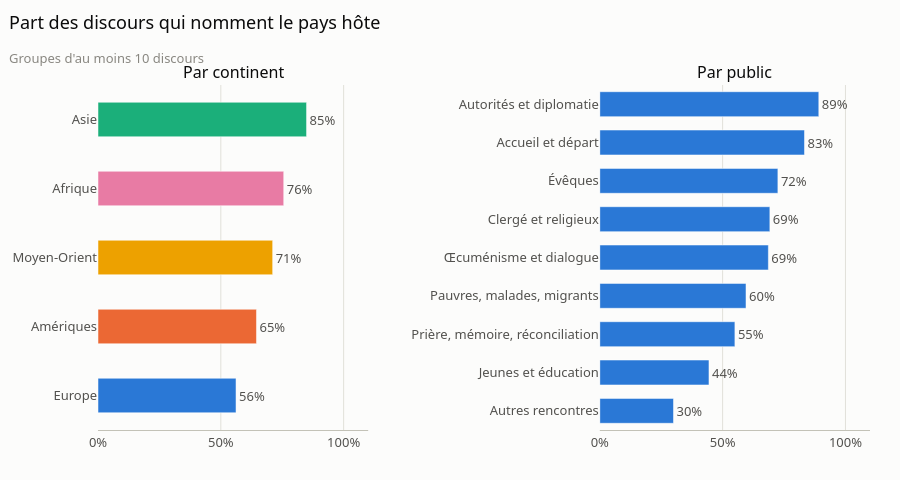

Source (notebook cell):
### Markdown cell above
## 3. Le discours change-t-il selon le pays et le public ?

On mesure l'adaptation de trois façons : la mention du pays hôte, les thèmes abordés et les mots propres à chaque continent. On termine par l'évolution dans le temps. L'Océanie, qui ne compte que 5 discours, est laissée de côté dans les comparaisons par continent, comme les publics de moins de 10 discours.

### Parle-t-il du pays où il se trouve ?

On regarde si le texte nomme le pays où le discours est prononcé, par exemple « Kenya » dans un discours à Nairobi.

### Code cell
df["cite_hote"] = ac.cite_le_pays_hote(df)

fig = make_subplots(rows=1, cols=2, subplot_titles=["Par continent", "Par public"], horizontal_spacing=0.3)
for colonne, groupe in enumerate(["continent", "public"], start=1):
    parts = df.groupby(groupe)["cite_hote"].agg(["mean", "size"])
    parts = parts[parts["size"] >= 10].sort_values("mean")
    fig.add_bar(x=parts["mean"], y=parts.index, orientation="h", row=1, col=colonne, showlegend=False,
                width=0.5 if groupe == "continent" else 0.65,
                marker_color=[g.COULEUR_CONTINENT.get(nom, g.COULEURS[0]) for nom in parts.index],
                text=[f"{p:.0%}" for p in parts["mean"]], textposition="outside", cliponaxis=False,
                customdata=parts["size"], hovertemplate="%{y}<br>%{x:.0%} des %{customdata} discours<extra></extra>")
fig.update_xaxes(range=[0, 1.1], tickformat=".0%", showgrid=True)
g.titre(fig, "Part des discours qui nomment le pays hôte", "Groupes d'au moins 10 discours", hauteur=480)
fig.show()

### Figure 1 — Plotly figure (JSON) as saved in the notebook; plotly's stock layout.template omitted (floating-point values rounded to 4 significant figures)
{"data": [{"cliponaxis": false, "customdata": [105, 93, 45, 41, 53], "hovertemplate": "%{y}<br>%{x:.0%} des %{customdata} discours<extra></extra>", "marker": {"color": ["#2a78d6", "#eb6834", "#eda100", "#e87ba4", "#1baf7a"]}, "orientation": "h", "showlegend": false, "text": ["56%", "65%", "71%", "76%", "85%"], "textposition": "outside", "type": "bar", "width": 0.5, "x": [0.5619, 0.6452, 0.7111, 0.7561, 0.8491], "xaxis": "x", "y": ["Europe", "Amériques", "Moyen-Orient", "Afrique", "Asie"], "yaxis": "y"}, {"cliponaxis": false, "customdata": [10, 54, 20, 42, 51, 26, 40, 12, 83], "hovertemplate": "%{y}<br>%{x:.0%} des %{customdata} discours<extra></extra>", "marker": {"color": ["#2a78d6", "#2a78d6", "#2a78d6", "#2a78d6", "#2a78d6", "#2a78d6", "#2a78d6", "#2a78d6", "#2a78d6"]}, "orientation": "h", "showlegend": false, "text": ["30%", "44%", "55%", "60%", "69%", "69%", "72%", "83%", "89%"], "textposition": "outside", "type": "bar", "width": 0.65, "x": [0.3, 0.4444, 0.55, 0.5952, 0.6863, 0.6923, 0.725, 0.8333, 0.8916], "xaxis": "x2", "y": ["Autres rencontres", "Jeunes et éducation", "Prière, mémoire, réconciliation", "Pauvres, malades, migrants", "Œcuménisme et dialogue", "Clergé et religieux", "Évêques", "Accueil et départ", "Autorités et diplomatie"], "yaxis": "y2"}], "layout": {"annotations": [{"font": {"size": 16}, "showarrow": false, "text": "Par continent", "x": 0.175, "xanchor": "center", "xref": "paper", "y": 1.0, "yanchor": "bottom", "yref": "paper"}, {"font": {"size": 16}, "showarrow": false, "text": "Par public", "x": 0.825, "xanchor": "center", "xref": "paper", "y": 1.0, "yanchor": "bottom", "yref": "paper"}], "height": 480, "legend": {"title": {"text": ""}}, "margin": {"t": 85}, "title": {"subtitle": {"font": {"color": "#898781", "size": 13}, "text": "Groupes d'au moins 10 discours"}, "text": "Part des discours qui nomment le pays hôte"}, "xaxis": {"anchor": "y", "domain": [0.0, 0.35], "range": [0, 1.1], "showgrid": true, "tickformat": ".0%"}, "xaxis2": {"anchor": "y2", "domain": [0.65, 1.0], "range": [0, 1.1], "showgrid": true, "tickformat": ".0%"}, "yaxis": {"anchor": "x", "domain": [0.0, 1.0]}, "yaxis2": {"anchor": "x2", "domain": [0.0, 1.0]}}}
